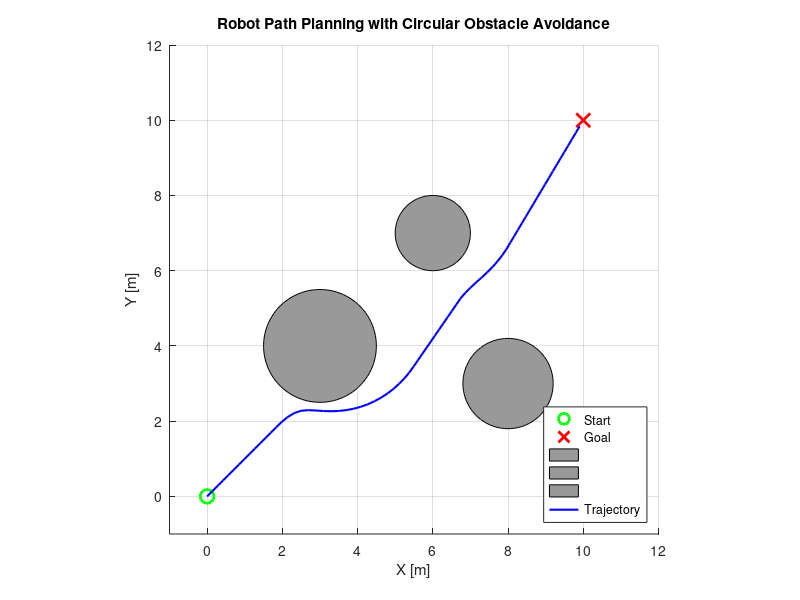

This chart was generated by the following MATLAB code:
% Trajectory Planning with Obstacle Avoidance
% A simple script to visualize a robot navigating from start to goal
% while avoiding circular obstacles using basic repulsive potential fields.

% Environment Setup
start = [0, 0];
goal = [10, 10];

% Define circular obstacles: [x_center, y_center, radius]
obstacles = [3, 4, 1.5;
             6, 7, 1;
             8, 3, 1.2];

% Plot setup
figure;
axis equal;
xlim([-1 12]);
ylim([-1 12]);
hold on;
grid on;

% Plot start and goal
plot(start(1), start(2), 'go', 'MarkerSize', 10, 'LineWidth', 2);  % green start
plot(goal(1), goal(2), 'rx', 'MarkerSize', 10, 'LineWidth', 2);    % red goal

% Plot obstacles
theta = linspace(0, 2*pi, 100);
for i = 1:size(obstacles,1)
    xc = obstacles(i,1); yc = obstacles(i,2); r = obstacles(i,3);
    fill(xc + r*cos(theta), yc + r*sin(theta), [0.6 0.6 0.6]); % gray circles
end

% Initialize robot position
pos = start;
trajectory = pos;

% Simulation parameters
step_size = 0.2;
tolerance = 0.3;
max_iters = 1000;

for k = 1:max_iters
    % Attractive force toward goal
    to_goal = goal - pos;
    dist_to_goal = norm(to_goal);
    if dist_to_goal < tolerance
        break;
    end
    force = to_goal / dist_to_goal; % normalized

    % Repulsive force from obstacles
    for i = 1:size(obstacles,1)
        obs = obstacles(i,1:2);
        r = obstacles(i,3);
        to_obs = pos - obs;
        dist = norm(to_obs);
        safe_dist = r + 1.0;  % buffer zone
        if dist < safe_dist
            repulse = (safe_dist - dist) * to_obs / dist;
            force = force + repulse;
        end
    end

    % Normalize total force
    force = force / norm(force);

    % Take step
    pos = pos + step_size * force;
    trajectory = [trajectory; pos];
end

% Final trajectory plot
plot(trajectory(:,1), trajectory(:,2), 'b-', 'LineWidth', 1.5);
legend('Start', 'Goal', '','','','Trajectory','Location','southeast');
xlabel('X [m]')
ylabel('Y [m]')
title('Robot Path Planning with Circular Obstacle Avoidance');
